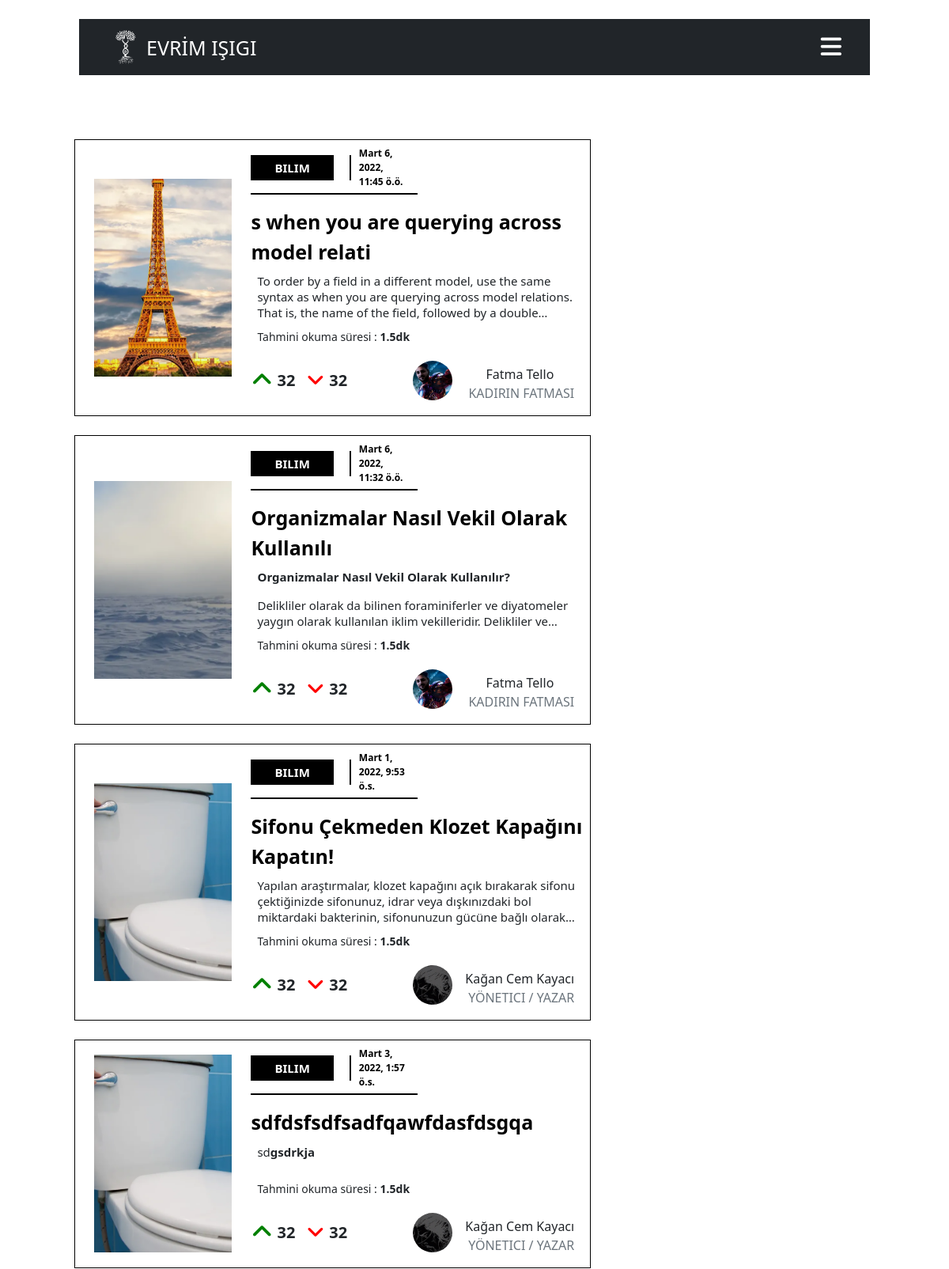
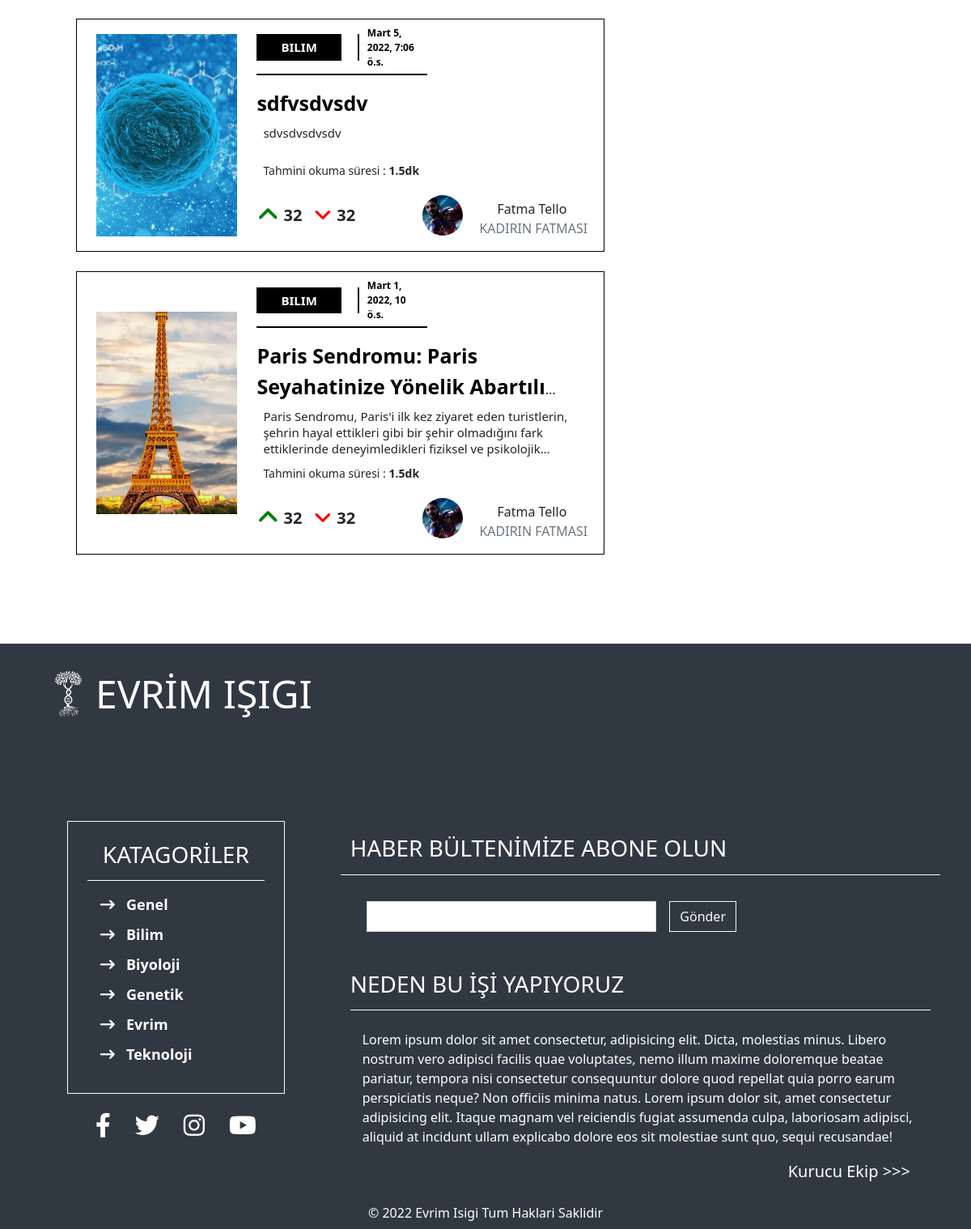
Screenshot of /kategori/biyoloji with the database file from the repository (2 pictures, top to bottom).
### genelsayfalar/models.py (models this page shows, shortened)
class Blog(models.Model):
    blogun_yazari=models.ForeignKey(Yazar, on_delete=models.CASCADE)
    title= models.CharField(max_length=200 ,verbose_name="Başlık")
    description = RichTextField( verbose_name="Blog İçeriği")
    image = models.ImageField(upload_to="genelsayfalar", verbose_name="Blogun Fotoğrafı")
    is_active=models.BooleanField(default=False , verbose_name="Aktif Blog")
    is_home = models.BooleanField(default=False, verbose_name="Ana Sayfada Göster")
    manset=models.BooleanField(default=False,verbose_name="Manşet Alanında  Göster")
    blogun_kategorisi=models.ManyToManyField(Catagories ,verbose_name="Kategoriler")
    yayimlanma_tarihi = models.DateTimeField()
    slug  = models.SlugField(null=False ,blank=True,unique=True, db_index=True,editable=False )
    kaynakca=RichTextField(verbose_name="Kaynakça")

class Yazar(models.Model):
    yazar_adi=models.OneToOneField("auth.User", verbose_name="yazar adi", on_delete=models.CASCADE)
    isim=models.CharField(max_length=500 ,verbose_name="yazar adı ve soyadı" , default="kadir")
    yazar_pozisyonu=models.CharField(max_length=50 , null=True)
    instagram_adresi=models.URLField(max_length=500 , null=True , blank=True)
    facebook_adresi=models.URLField(max_length=500 , null=True , blank=True)
    youtube_adresi=models.URLField(max_length=500 , null=True , blank=True)
    twitter_adresi=models.URLField(max_length=500 , null=True , blank=True)
    web_site=models.URLField(max_length=500 , null=True , blank=True)
    yazar_aciklama=RichTextField(blank=True)
    yazar_resim = models.ImageField(upload_to="genelsayfalar" )

class Catagories(models.Model):
    name = models.CharField(max_length=200)
    is_active=models.BooleanField(default=True)
    slug  = models.SlugField(null=False ,blank=True , unique=True, db_index=True , editable=False)

### genelsayfalar/views.py (the view)
# urls.py: path("kategori/<slug:slug>" , views.blogun_kategorisi, name="kategori"),
def blogun_kategorisi(request , slug):
    kategori_bloglari=Catagories.objects.get(slug=slug).blog_set.filter(is_active=True)[::-1]
    paginator = Paginator(kategori_bloglari,15)
    page = request.GET.get('page')
    try:
        kategori_detay=paginator.page(page)
    except PageNotAnInteger:
        kategori_detay=paginator.page(1)
    except EmptyPage:
        kategori_detay=paginator.page(paginator.num_pages)
    context={
        "blog":kategori_detay,
        "kategori":Catagories.objects.filter(is_active=True),
        "nav_blogs":Blog.objects.filter(is_active=True)[::-1]
    }
    return render(request, "genelsayfalar/kategori_sayfalari/katagori_detay.html", context)

### genelsayfalar/templates/genelsayfalar/kategori_sayfalari/katagori_detay.html (shortened to what this page needs)
{% extends 'base.html' %}
{% load static %}
{% block css_files %}
<link rel="stylesheet" href=" {% static 'genelsayfalar/css/anasayfa.css' %} ">
<link rel="stylesheet" href=" {% static 'genelsayfalar/css/kategori_detay.css' %} ">
{% endblock css_files %}
{% block content %}
<div class="kategori_detay_container container-fluid my-5">
    <div class="col-10 mx-auto">
        <div class="row justify-content-between">
            <div class="p-2 col-xl-8  ">
                {% for bloglar in blog  %}
                    {% include "genelsayfalar/kategori_sayfalari/partials/_kategori_blog.html" %}
                {% endfor %}
            </div>
        </div>
    </div>
</div>
{% endblock content %}

### genelsayfalar/templates/genelsayfalar/kategori_sayfalari/partials/_kategori_blog.html
{% load static %}
<div class="row mb-4 blog_container p-1 w-100">
    <div class="col-sm-4 col-12">
        <div class="blog_img-container p-2 me-2">
            <img class="img-fluid" src="{{bloglar.image.url}}" alt="">
        </div>
    </div>
    <div class=" col-sm-8 col-12  p-1">
        <div class="blog-content-container">
            <div class="blog_info">
                <div class="blog_info_kategori">
                    <a class="" href="#">bilim</a>
                </div>
                <div>
                    <span>{{bloglar.yayimlanma_tarihi}}</span>
                </div>
            </div>
            <div class="blog-header kategori_detay_header mt-3">
                <a class="" href=" {% url 'detay' bloglar.slug %} ">
                    {{bloglar.title}}
                </a>
            </div>
            <div class="blog_text mt-2 ps-2">
                <span>
                    {{bloglar.description|safe}}
                </span>
            </div>
            <div class="okuma_zamanı mt-2">
                <span class="ms-2">Tahmini okuma süresi : <b>1.5dk</b> </span>
            </div>
            <div class="row d-flex justify-content-md-start align-items-center justify-content-around ">
                <div class=" col-md-4 col-12  ">
                    <div class=" blog_like_container  pt-2">
                        <div class="  blog_like  me-3">
                            <a href="#">
                                <i class="fa-solid fa-angle-up"></i>
                            </a>
                            <span class="ms-2">32</span>
                        </div>
                        <div class="blog_dislike">
                            <a href="#">
                                <i class="fa-solid fa-angle-down"></i>
                            </a>
                            <span class="ms-2">32</span>
                        </div>
                    </div>
                </div>
                <div class=" col-md-8 me-auto col-12 author_container  p-2 pe-4">
                    <div class="author_image_container mt-2">
                        <img src=" {{bloglar.blogun_yazari.yazar_resim.url}} " alt="">
                    </div>
                    <div class="author_content-container mt-sm-3 ms-3">
                        <span> {{bloglar.blogun_yazari.yazar_adi.get_full_name|title}}</span>
                        <span class="text-muted ms-1"> {{bloglar.blogun_yazari.yazar_pozisyonu|upper}}</span>
                    </div>
                </div>
            </div>
        </div>
    </div>
</div>

### templates/partials/_footer.html (shortened to what this page needs)
<footer>
    <div class="container p-2 h-100">
        <div class="col-12 mt-4">
            <div class="logo ms-3">
                <span class="display-5 ms-1 text-white"><strong>EVRİM IŞIGI</strong></span>
            </div>
        </div>
        <div class="row mt-5">
            <div class="col-lg-4 col-12 d-flex flex-column align-items-center justify-content-center  ">
                <div class="menu_items footer_kategoriler p-4  w-75">
                    <h3>KATAGORİLER</h3>
                    <ul id="navbar_item" class="navbar-nav footer_kategori_item ms-3 my-2 mb-lg-0">
                        {% for kategori in kategori  %}
                        <li class="nav-item">
                            <i class="fa-solid fa-arrow-right-long"></i>
                            <a aria-current="page" href=" {% url 'kategori' kategori.slug %} ">{{kategori.name}}</a>
                        </li>
                        {% endfor %}
                    </ul>
                </div>
                <div class="footer_social_container mt-4">
                    <div class="footer_social ">
                        <a href="">
                            <i class="fa-brands fa-facebook-f"></i>
                        </a>
                    </div>
                    <div class="footer_social ">
                        <a href="">
                            <i class="fa-brands fa-twitter"></i>
                        </a>
                    </div>
                    <div class="footer_social ">
                        <a href="">
                            <i class="fa-brands fa-instagram"></i>
                        </a>
                    </div>
                    <div class="footer_social">
                        <a href="">
                            <i class="fa-brands fa-youtube"></i>
                        </a>
                    </div>
                </div>
            </div>
            <div class="col-lg-8 col-12  p-4  mt-lg-4 footer_aciklama ">
                <div class="row mt-5 haber_bulteni">
                    <h3>HABER BÜLTENİMİZE ABONE OLUN</h3>
                    <form>
                        <div class="haber_bulteni_input mt-4">
                            <input type="email" class="form-control " id="exampleInputEmail1" aria-describedby="emailHelp">
                            <button type="submit" class="btn btn-outline-light ms-3">Gönder</button>
                        </div>
                    </form>
                </div>
                <h3 class="mt-5" >NEDEN BU İŞİ YAPIYORUZ</h3>
                <p class="mt-4">
                    Lorem ipsum dolor sit amet consectetur, adipisicing elit. Dicta, molestias minus. Libero nostrum vero adipisci facilis quae voluptates, nemo illum maxime doloremque beatae pariatur, tempora nisi consectetur consequuntur dolore quod repellat quia porro earum perspiciatis neque? Non officiis minima natus. Lorem ipsum dolor sit, amet consectetur adipisicing elit. Itaque magnam vel reiciendis fugiat assumenda culpa, laboriosam adipisci, aliquid at incidunt ullam explicabo dolore eos sit molestiae sunt quo, sequi recusandae!
                </p>
                <a href="#">
                    Kurucu Ekip >>>
                </a>
            </div>
        </div>
        <div class="footer_size_description">
            <span>© 2022 Evrim Isigi Tum Haklari Saklidir</span>
        </div>
    </div>
</footer>

### static/base_static/base.css (style rules this page uses)
:root { --font_katagori : 'Montserrat', sans-serif; }
body { box-sizing: border-box; }
@media only screen and (max-width: 1400px) { .menu_items { display: none; } }
footer { width: 100%; background-color: #303841; z-index: 8; position: relative; top: 150px; }
.logo { display: flex; align-items: center; }
.footer_kategoriler { border: thin solid white; display: flex; flex-direction: column; }
.footer_kategoriler h3 { padding-bottom:15px ; border-bottom: thin solid white; color: white; text-align: center; }
.footer_kategori_item li i { font-size: 18px ; color: white; }
.footer_kategori_item li { margin-bottom: 10px; }
.footer_kategori_item li a { font-size: 18px; font-weight: bold; color: white; text-decoration: none; margin-left: 10px; }
.footer_aciklama h3 { padding-bottom:15px ; border-bottom: thin solid white; color: white; }
.footer_aciklama p { color: white; margin-left: 15px; }
.footer_aciklama a { text-decoration: none; color: white; font-size: 20px; display: block; text-align: end; margin-right: 25px; }
.haber_bulteni_input { width: 100%; display: flex; margin-left: 20px; }
.haber_bulteni_input input { border-radius: 0px; width: 50%; }
.haber_bulteni form { width: 100%; height: 100%; }
.haber_bulteni button { border-radius:0px ; }
.footer_size_description { color: white; display: flex; align-items: center; justify-content: center; }
.footer_social_container { display: flex; flex-direction: row; }
.footer_social a { text-decoration: none; }
.footer_social { padding: 0px 15px; }
.footer_social a i { font-size: 30px; color: white; }

### genelsayfalar/static/genelsayfalar/css/anasayfa.css (style rules this page uses)
.blog_container { display: flex; flex-direction: row; border: thin solid black; }
.blog_img-container { width: 100%; height: 100%; overflow: hidden; display: flex; align-items: center; justify-content: center; }
.blog_img-container img { height: 100%; width: 100%; object-fit: cover; }
.blog-content-container { display: flex; flex-direction: column; }
.blog_info { width: 50%; display: flex; flex-direction: row; align-items: center; justify-content: center; padding-bottom: 5px; border-bottom: 2px solid black; }
.blog_info_kategori a { font-size: 15px; display: block; width: 98%; height: 100%; text-decoration: none; color: white; text-transform: uppercase; font-weight: bold; margin-right: 15px; background-color: black; text-align: center; padding: 5px 30px; }
.blog_info_kategori { padding-right: 5px; border-right: 2px solid black; display: flex; align-items: center; justify-content: center; }
.blog_info_kategori+div { display: flex; flex-direction: row; align-items: center; justify-content: center; padding: 0px 10px; }
.blog_info_kategori+div span { color: black; font-weight: bold; font-size: 12px; }
.blog-header a { text-decoration: none; color: black; font-size: 30px; font-weight: bold; }
.blog_text span { font-size: 15px; display: -webkit-box; -webkit-line-clamp: 3; -webkit-box-orient: vertical; overflow: hidden; line-height: 20px; }
.blog_like_container { display: flex; flex-direction: row; align-items: center; justify-content: center; }
.blog_like { display: flex; align-items: center; justify-content: center; }
.blog_dislike { display: flex; align-items: center; justify-content: center; }
.blog_like i { color: green; font-size: 30px; cursor: pointer; }
.blog_like span { font-weight: bold; font-size: 20px; }
.blog_dislike i { color: red; font-size: 25px; cursor: pointer; }
.blog_dislike span { font-weight: bold; font-size: 20px; }
.author_container { display: flex; flex-direction: row; align-items: center; justify-content: flex-end; }
.author_image_container { vertical-align: middle; width: 50px; height: 50px; border-radius: 50%; overflow: hidden; }
.author_image_container img { width: 100%; height: 100%; object-fit: cover; }
.author_content-container { display: flex; flex-direction: column; align-items: center; justify-content: center; }
@media only screen and (max-width: 1400px) { .blog-header a { font-size: 25px; } }
@media only screen and (max-width: 1400px) { .blog_img-container img { width: 250px; height: 250px; } }
@media only screen and (max-width: 1200px) { .okuma_zamanı span { font-size: 14px; } }

### genelsayfalar/static/genelsayfalar/css/kategori_detay.css (style rules this page uses)
.kategori_detay_container { position: relative; top: 120px; }
.kategori_detay_header { display: -webkit-box; -webkit-line-clamp: 2; -webkit-box-orient: vertical; overflow: hidden; }

### rows the page displays
Blog: image (picture), yayimlanma_tarihi "Mart 6, 2022, 11:45 ö.ö.", title "s when you are querying across model relati", description "To order by a field in a different model, use the same syntax as when you are querying across model relations. That is, the name of the field, followed by a…", blogun_yazari.yazar_resim (picture), blogun_yazari.yazar_adi.get_full_name "Fatma Tello", blogun_yazari.yazar_pozisyonu "KADIRIN FATMASI"
Blog: image (picture), yayimlanma_tarihi "Mart 6, 2022, 11:32 ö.ö.", title "Organizmalar Nasıl Vekil Olarak Kullanılı", description "Organizmalar Nasıl Vekil Olarak Kullanılır? Delikliler olarak da bilinen foraminiferler ve diyatomeler yaygın olarak kullanılan iklim vekilleridir. Delikliler…", blogun_yazari.yazar_resim (picture), blogun_yazari.yazar_adi.get_full_name "Fatma Tello", blogun_yazari.yazar_pozisyonu "KADIRIN FATMASI"
Blog: image (picture), yayimlanma_tarihi "Mart 1, 2022, 9:53 ö.s.", title "Sifonu Çekmeden Klozet Kapağını Kapatın!", description "Yapılan araştırmalar, klozet kapağını açık bırakarak sifonu çektiğinizde sifonunuz, idrar veya dışkınızdaki bol miktardaki bakterinin, sifonunuzun gücüne bağlı…", blogun_yazari.yazar_resim (picture), blogun_yazari.yazar_adi.get_full_name "Kağan Cem Kayacı", blogun_yazari.yazar_pozisyonu "YÖNETICI / YAZAR"
Blog: image (picture), yayimlanma_tarihi "Mart 3, 2022, 1:57 ö.s.", title "sdfdsfsdfsadfqawfdasfdsgqa", description "sd gsdrkja", blogun_yazari.yazar_resim (picture), blogun_yazari.yazar_adi.get_full_name "Kağan Cem Kayacı", blogun_yazari.yazar_pozisyonu "YÖNETICI / YAZAR"
Blog: image (picture), yayimlanma_tarihi "Mart 5, 2022, 7:06 ö.s.", title "sdfvsdvsdv", description "sdvsdvsdvsdv", blogun_yazari.yazar_resim (picture), blogun_yazari.yazar_adi.get_full_name "Fatma Tello", blogun_yazari.yazar_pozisyonu "KADIRIN FATMASI"
Blog: image (picture), yayimlanma_tarihi "Mart 1, 2022, 10 ö.s.", title "Paris Sendromu: Paris Seyahatinize Yönelik…", description "Paris Sendromu, Paris'i ilk kez ziyaret eden turistlerin, şehrin hayal ettikleri gibi bir şehir olmadığını fark ettiklerinde deneyimledikleri fiziksel ve…", blogun_yazari.yazar_resim (picture), blogun_yazari.yazar_adi.get_full_name "Fatma Tello", blogun_yazari.yazar_pozisyonu "KADIRIN FATMASI"
Catagories: name "Genel"
Catagories: name "Bilim"
Catagories: name "Biyoloji"
Catagories: name "Genetik"
Catagories: name "Evrim"
Catagories: name "Teknoloji"
